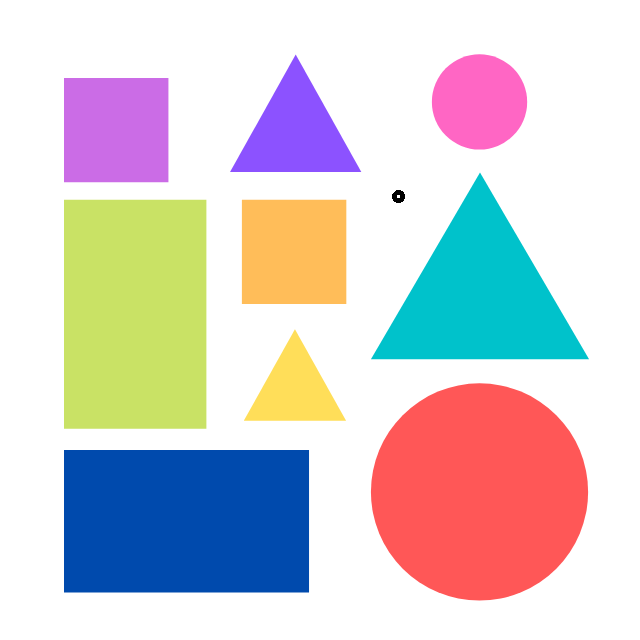
//> input picture Resources/shapes.png, 640 x 640 px
$ ./08color_Picker   (built with g++ and OpenCV 4)
//> lines starting //> are read from the running program, lines starting //| are printed output that depends on the picture; after the words box and inside, x2 and y2 are one past the last pixel; in counts of white or black regions, pixels touching at a corner belong together
#include <opencv2\opencv.hpp>
#include <iostream>


using namespace std;
using namespace cv;

// 用HSV颜色空间进行颜色检测
/*
	Hue:颜色的饱和度
	Saturation: 颜色的亮度
	Value: 颜色的值

	需要创建跟踪栏实时改变的HSV的值，寻找我们需要的颜色
	我们也可以通过颜色的检测来进行物体检测，例如:口罩检测
	HSV颜色空间对于计算机来说更容易进行感知颜色
*/


// 对HSV颜色值进行跟踪

// 定义HSV的颜色，最大值，最小值
int hmin = 0, smin = 0, vmin = 0;
int hmax = 179, smax = 255, vmax = 255;


int main()
{
	system("color F9");
	String path = "Resources/shapes.png";
	Mat img = imread(path);
//> img is the input picture: 640 rows x 640 cols, CV_8UC3; mean B, G, R 209.9, 207, 212.7
	if (img.empty())
	{
		cout << "image not opened !" << endl;
		return -1;
	}

	// 将图像转换为 HSV图像
	Mat imgHSV;
	cvtColor(img, imgHSV, COLOR_BGR2HSV);
//> imgHSV: 640 rows x 640 cols, CV_8UC3; mean H, S, V 26.7, 76.6, 242.4

	// 创建我们的追踪栏
	namedWindow("TrackBar", WINDOW_AUTOSIZE); // 创建一个跟踪栏窗口
	// createTrackbar("跟踪条的名称", "窗口名称", 初始值, 跟踪栏的范围);
	createTrackbar("hmin", "TrackBar", &hmin, 179);
//> slider 'hmin' is set to 35
	createTrackbar("hmax", "TrackBar", &hmax, 179);
	createTrackbar("smin", "TrackBar", &smin, 255);
//> slider 'smin' is set to 51
	createTrackbar("smax", "TrackBar", &smax, 255);
	createTrackbar("vmin", "TrackBar", &vmin, 255);
//> slider 'vmin' is set to 51
	createTrackbar("vmax", "TrackBar", &vmax, 255);

	imshow("img", img);
	imshow("imgHSV", imgHSV);
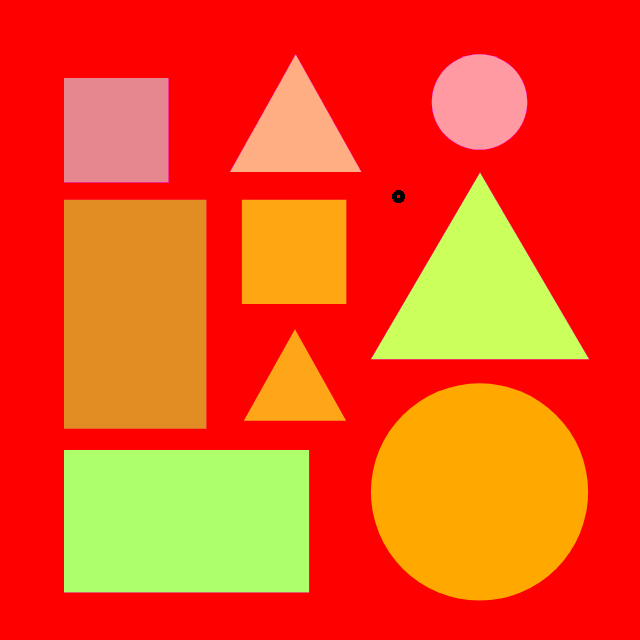
//> window 'imgHSV': 640 rows x 640 cols, CV_8UC3; mean B, G, R 26.7, 76.6, 242.4

	while (true)
	{
		// 定义HSV颜色值的上下限
		// 下限
		Scalar lower(hmin, smin, vmin);
		// 上限
		Scalar upper(hmax, smax, vmax);

		// 同上下限的范围找到 mask(掩膜，白色)。白色区域就是我们找的颜色区域
		Mat mask;
		//inRange(HSV图像, HSV颜色值的下限, HSV颜色值的上限, mask（遮挡的区域为查找区域，白色）);
		inRange(imgHSV, lower, upper, mask);
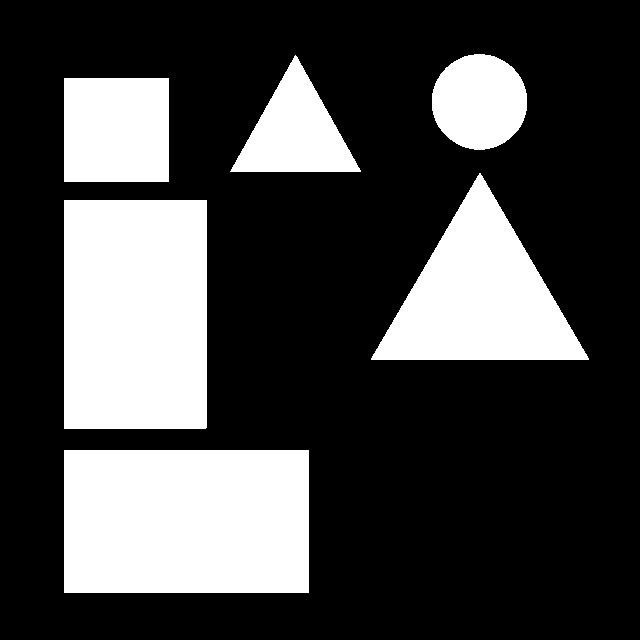
//> mask: 640 rows x 640 cols, CV_8UC1; 27.9% white; 6 white regions, box (x1, y1, x2, y2) and area: (64, 450, 309, 593) 35035, (64, 200, 207, 429) 32746, (371, 173, 589, 360) 20624, (64, 78, 169, 182) 10920, (230, 55, 361, 172) 7757, (432, 54, 527, 150) 7169

		imshow("mask", mask);
		cout << hmin << "," << smin << "," << vmin << "," << hmax << "," << smax << "," << vmax << endl;
		int c = waitKey(10);
//> the Esc key is pressed
		// 按ESC退出
		if (c == 27)
		{
			break;
		}
	}

	destroyAllWindows();

	return 0;
}
